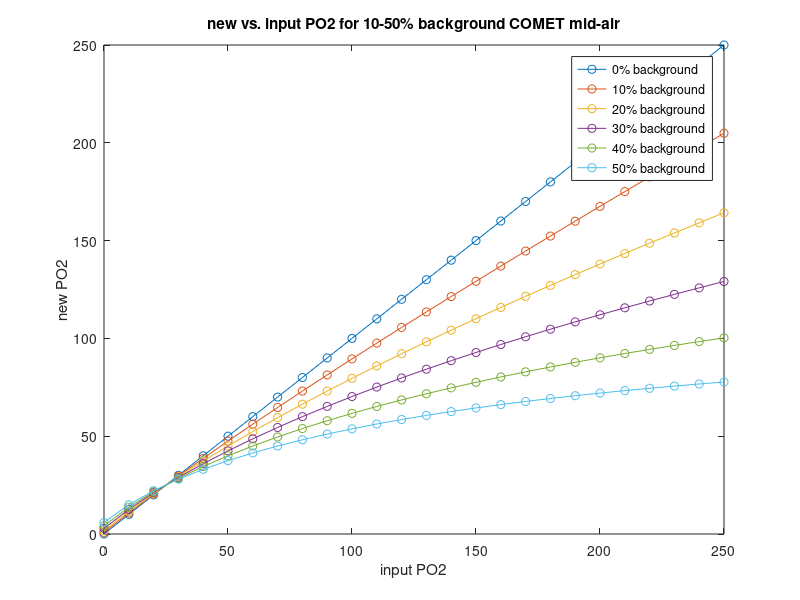
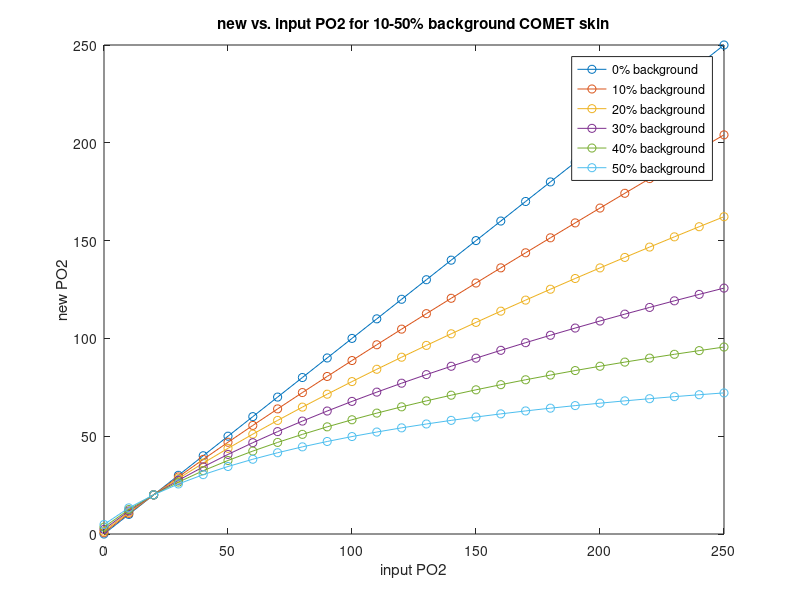

The MATLAB script that drew these images, in order: (Note: this script raises an error after producing the figures.)
%% Combined PO2 plots different backgrounds
close all
clear all
clc

%% mid-air backgrounds PO2 (515nm?)
load('mid_air_0_mitoPO2.mat')
load('PO2_in.mat')

mid_air_0_PO2 = PO2_mid_air_out;
RMSE_mid_air_0_PO2 = sqrt(mean((mid_air_0_PO2-PO2_in).^2));

load('mid_air_10_mitoPO2.mat')
mid_air_10_PO2 = PO2_mid_air_out;
RMSE_mid_air_10_PO2 = sqrt(mean((mid_air_10_PO2-PO2_in).^2));

load('mid_air_20_mitoPO2.mat')
mid_air_20_PO2 = PO2_mid_air_out;
RMSE_mid_air_20_PO2 = sqrt(mean((mid_air_20_PO2-PO2_in).^2));

load('mid_air_30_mitoPO2.mat')
mid_air_30_PO2 = PO2_mid_air_out;
RMSE_mid_air_30_PO2 = sqrt(mean((mid_air_30_PO2-PO2_in).^2));

load('mid_air_40_mitoPO2.mat')
mid_air_40_PO2 = PO2_mid_air_out;
RMSE_mid_air_40_PO2 = sqrt(mean((mid_air_40_PO2-PO2_in).^2));

load('mid_air_50_mitoPO2.mat')
mid_air_50_PO2 = PO2_mid_air_out;
RMSE_mid_air_50_PO2 = sqrt(mean((mid_air_50_PO2-PO2_in).^2));

figure(1)
plot(PO2_in, mid_air_0_PO2, '-o', PO2_in, mid_air_10_PO2, '-o', PO2_in, mid_air_20_PO2, '-o', PO2_in, mid_air_30_PO2, '-o', PO2_in, mid_air_40_PO2, '-o', PO2_in, mid_air_50_PO2, '-o')
legend('0% background', '10% background', '20% background', '30% background', '40% background', '50% background')
xlabel('input PO2')
ylabel('new PO2')
xlim([0 250])
ylim([0 250])
title('new vs. input PO2 for 10-50% background COMET mid-air')

%% skin backgrounds PO2 (515nm?)
load('skin_0_mitoPO2.mat')
skin_0_PO2 = PO2_skin_out;
RMSE_skin_0_PO2 = sqrt(mean((skin_0_PO2-PO2_in).^2));

load('skin_10_mitoPO2.mat')
skin_10_PO2 = PO2_skin_out;
RMSE_skin_10_PO2 = sqrt(mean((skin_10_PO2-PO2_in).^2));

load('skin_20_mitoPO2.mat')
skin_20_PO2 = PO2_skin_out;
RMSE_skin_20_PO2 = sqrt(mean((skin_20_PO2-PO2_in).^2));

load('skin_30_mitoPO2.mat')
skin_30_PO2 = PO2_skin_out;
RMSE_skin_30_PO2 = sqrt(mean((skin_30_PO2-PO2_in).^2));

load('skin_40_mitoPO2.mat')
skin_40_PO2 = PO2_skin_out;
RMSE_skin_40_PO2 = sqrt(mean((skin_40_PO2-PO2_in).^2));

load('skin_50_mitoPO2.mat')
skin_50_PO2 = PO2_skin_out;
RMSE_skin_50_PO2 = sqrt(mean((skin_50_PO2-PO2_in).^2));


figure(2)
plot(PO2_in, skin_0_PO2, '-o', PO2_in, skin_10_PO2, '-o', PO2_in, skin_20_PO2, '-o', PO2_in, skin_30_PO2, '-o', PO2_in, skin_40_PO2, '-o', PO2_in, skin_50_PO2, '-o')
legend('0% background', '10% background', '20% background', '30% background', '40% background', '50% background')
xlabel('input PO2')
ylabel('new PO2')
xlim([0 250])
ylim([0 250])
title('new vs. input PO2 for 10-50% background COMET skin')
 
%% old laser backgrounds PO2 (620nm?)
load('OL_0_mitoPO2.mat')
OL_0_PO2 = PO2_OL_out;
RMSE_OL_0_PO2 = sqrt(mean((OL_0_PO2-PO2_in).^2));

load('OL_10_mitoPO2.mat')
OL_10_PO2 = PO2_OL_out;
RMSE_OL_10_PO2 = sqrt(mean((OL_10_PO2-PO2_in).^2));

load('OL_20_mitoPO2.mat')
OL_20_PO2 = PO2_OL_out;
RMSE_OL_20_PO2 = sqrt(mean((OL_20_PO2-PO2_in).^2));

load('OL_30_mitoPO2.mat')
OL_30_PO2 = PO2_OL_out;
RMSE_OL_30_PO2 = sqrt(mean((OL_30_PO2-PO2_in).^2));

load('OL_40_mitoPO2.mat')
OL_40_PO2 = PO2_OL_out;
RMSE_OL_40_PO2 = sqrt(mean((OL_40_PO2-PO2_in).^2));

load('OL_50_mitoPO2.mat')
OL_50_PO2 = PO2_OL_out;
RMSE_OL_50_PO2 = sqrt(mean((OL_50_PO2-PO2_in).^2));

figure(3)
plot(PO2_in, OL_0_PO2, '-o', PO2_in, OL_10_PO2, '-o', PO2_in, OL_20_PO2, '-o', PO2_in, OL_30_PO2, '-o', PO2_in, OL_40_PO2, '-o', PO2_in, OL_50_PO2, '-o')
legend('0% background', '10% background', '20% background', '30% background', '40% background', '50% background')
xlabel('input PO2')
ylabel('new PO2')
xlim([0 250])
ylim([0 250])
title('new vs. input PO2 for 10-50% background old laser PBS')

%% New laser backgrounds PO2 MM (630 nm)
NL_0_PO2_MM = PO2_in;
RMSE_NL_0_PO2_MM = sqrt(mean((NL_0_PO2_MM -PO2_in).^2));

load('NL_10_mitoPO2_MM.mat')
NL_10_PO2_MM = PO2_skin_out;
RMSE_NL_10_PO2_MM = sqrt(mean((NL_10_PO2_MM-PO2_in).^2));

load('NL_20_mitoPO2_MM.mat')
NL_20_PO2_MM = PO2_skin_out;
RMSE_NL_20_PO2_MM = sqrt(mean((NL_20_PO2_MM-PO2_in).^2));

load('NL_30_mitoPO2_MM.mat')
NL_30_PO2_MM = PO2_skin_out;
RMSE_NL_30_PO2_MM = sqrt(mean((NL_30_PO2_MM-PO2_in).^2));

load('NL_40_mitoPO2_MM.mat')
NL_40_PO2_MM = PO2_skin_out;
RMSE_NL_40_PO2_MM = sqrt(mean((NL_40_PO2_MM-PO2_in).^2));

load('NL_50_mitoPO2_MM.mat')
NL_50_PO2_MM = PO2_skin_out;
RMSE_NL_50_PO2_MM = sqrt(mean((NL_50_PO2_MM-PO2_in).^2));

figure(4)
plot(PO2_in, NL_0_PO2_MM, '-o', PO2_in, NL_10_PO2_MM, '-o', PO2_in, NL_20_PO2_MM, '-o', PO2_in, NL_30_PO2_MM, '-o', PO2_in, NL_40_PO2_MM, '-o', PO2_in, NL_50_PO2_MM, '-o')
legend('0% background', '10% background', '20% background', '30% background', '40% background', '50% background')
xlabel('input PO2')
ylabel('new PO2')
xlim([0 250])
ylim([0 250])
title('new vs. input PO2 for 10-50% background new laser skin 630nm')

%% New laser backgrounds PO2 MM (670nm)
NL_0_PO2_MS = PO2_in;
RMSE_NL_0_PO2_MS = sqrt(mean((NL_0_PO2_MS -PO2_in).^2));

load('NL_10_mitoPO2_MM_670.mat')
NL_10_PO2_MS = PO2_skin_out;
RMSE_NL_10_PO2_MS = sqrt(mean((NL_10_PO2_MS-PO2_in).^2));

load('NL_20_mitoPO2_MM_670.mat')
NL_20_PO2_MS = PO2_skin_out;
RMSE_NL_20_PO2_MS = sqrt(mean((NL_20_PO2_MS-PO2_in).^2));

load('NL_30_mitoPO2_MM_670.mat')
NL_30_PO2_MS = PO2_skin_out;
RMSE_NL_30_PO2_MS = sqrt(mean((NL_30_PO2_MS-PO2_in).^2));

load('NL_40_mitoPO2_MM_670.mat')
NL_40_PO2_MS = PO2_skin_out;
RMSE_NL_40_PO2_MS = sqrt(mean((NL_40_PO2_MS-PO2_in).^2));

load('NL_50_mitoPO2_MM_670.mat')
NL_50_PO2_MS = PO2_skin_out;
RMSE_NL_50_PO2_MS = sqrt(mean((NL_50_PO2_MS-PO2_in).^2));

figure(5)
plot(PO2_in, NL_0_PO2_MS, '-o', PO2_in, NL_10_PO2_MS, '-o', PO2_in, NL_20_PO2_MS, '-o', PO2_in, NL_30_PO2_MS, '-o', PO2_in, NL_40_PO2_MS, '-o', PO2_in, NL_50_PO2_MS, '-o')
legend('0% background', '10% background', '20% background', '30% background', '40% background', '50% background')
xlabel('input PO2')
ylabel('new PO2')
xlim([0 250])
ylim([0 250])
title('new vs. input PO2 for 10-50% background new laser skin 670nm')
 
%% Comparing new PO2 of mid-air, skin and PBS for 10% and 50% backgrounds

figure(6)
plot(PO2_in, mid_air_10_PO2, '-o', PO2_in, skin_10_PO2, '-o', PO2_in, OL_10_PO2, '-o', PO2_in, NL_10_PO2_MM, '-o', PO2_in, NL_10_PO2_MS, '-o')
legend('COMET-mid-air', 'COMET-skin', 'OldLaser-PBS', 'NL-skin-630nm', 'NL-skin-670nm')
xlabel('input PO2')
ylabel('new PO2')
xlim([0 250])
ylim([0 250])
title('new vs. input PO2 for 5 backgrounds of 10%')

figure(7)
plot(PO2_in, mid_air_50_PO2, '-o', PO2_in, skin_50_PO2, '-o', PO2_in, OL_50_PO2, '-o', PO2_in, NL_50_PO2_MM, '-o', PO2_in, NL_50_PO2_MS, '-o')
legend('COMET-mid-air', 'COMET-skin', 'OldLaser-PBS', 'NL-skin-630nm', 'NL-skin-670nm')
xlabel('input PO2')
ylabel('new PO2')
xlim([0 250])
ylim([0 250])
title('new vs. input PO2 for 5 backgrounds of 50%')

%% Barchart of RMSE of different set-ups lifetimes

background = categorical({'10%'; '20%'; '30%'; '40%'; '50%'});
bars = [RMSE_mid_air_10_PO2 RMSE_skin_10_PO2 RMSE_OL_10_PO2 RMSE_NL_10_PO2_MM RMSE_NL_10_PO2_MS; RMSE_mid_air_20_PO2 RMSE_skin_20_PO2 RMSE_OL_20_PO2 RMSE_NL_20_PO2_MM RMSE_NL_20_PO2_MS; RMSE_mid_air_30_PO2 RMSE_skin_30_PO2 RMSE_OL_30_PO2 RMSE_NL_30_PO2_MM RMSE_NL_30_PO2_MS; RMSE_mid_air_40_PO2 RMSE_skin_40_PO2 RMSE_OL_40_PO2 RMSE_NL_40_PO2_MM RMSE_NL_40_PO2_MS; RMSE_mid_air_50_PO2 RMSE_skin_50_PO2 RMSE_OL_50_PO2 RMSE_NL_50_PO2_MM RMSE_NL_50_PO2_MS];
 
figure(8)
bar(background, bars)
legend('CMT mid-air', 'CMT skin', 'old laser PBS', 'NL-skin-630nm', 'NL-skin-670nm')
xlabel('percentage of background signal')
ylabel('RMSE predicted vs. input PO2')
title('RMSE of predicted vs. input PO2 for different setups and percentages of background signal')

prc0 = [RMSE_mid_air_0_PO2, RMSE_skin_0_PO2, RMSE_OL_0_PO2, RMSE_NL_0_PO2_MM, RMSE_NL_0_PO2_MS]';
prc10 = [RMSE_mid_air_10_PO2, RMSE_skin_10_PO2, RMSE_OL_10_PO2, RMSE_NL_10_PO2_MM, RMSE_NL_10_PO2_MS]';
prc20 = [RMSE_mid_air_20_PO2, RMSE_skin_20_PO2, RMSE_OL_20_PO2, RMSE_NL_20_PO2_MM, RMSE_NL_20_PO2_MS]';
prc30 = [RMSE_mid_air_30_PO2, RMSE_skin_30_PO2, RMSE_OL_30_PO2, RMSE_NL_30_PO2_MM, RMSE_NL_30_PO2_MS]';
prc40 = [RMSE_mid_air_40_PO2, RMSE_skin_40_PO2, RMSE_OL_40_PO2, RMSE_NL_40_PO2_MM, RMSE_NL_40_PO2_MS]';
prc50 = [RMSE_mid_air_50_PO2, RMSE_skin_50_PO2, RMSE_OL_50_PO2, RMSE_NL_50_PO2_MM, RMSE_NL_50_PO2_MS]';

T = table({'CMT mid-air', 'CMT skin', 'old laser PBS', 'NL skin 630nm', 'NL skin 670nm'}', round(prc0), prc10, prc20, prc30, prc40, prc50)
T.Properties.VariableNames = {'RMSE with background %', '0%', '10%', '20%', '30%', '40%', '50%'}

